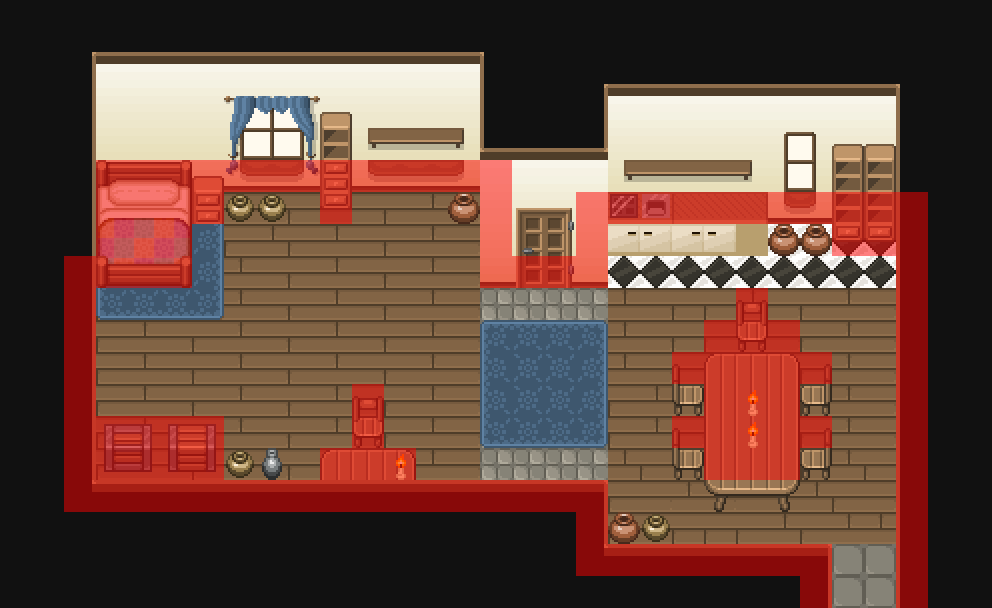

Tiled map render using the project's own tile images. Description and the map definition, with tile-layer contents summarised, below:
An orthogonal 31x19 tile map with 32x32 px tiles, 6 tile layers (ground_walls, deco0, deco1, deco2, ...), 4 hidden layers not drawn.

<map version="1.4" tiledversion="1.4.3" orientation="orthogonal" renderorder="right-down" compressionlevel="0" width="31" height="19" tilewidth="32" tileheight="32" infinite="0" nextlayerid="11" nextobjectid="1">
 <editorsettings>
  <export target="test.json" format="json" />
 </editorsettings>
 <tileset firstgid="1" name="interior_tiles" tilewidth="32" tileheight="32" tilecount="256" columns="16">
  <image source="interior_tiles.png" width="512" height="512" />
  <terraintypes>
   <terrain name="tile" tile="-1" />
   <terrain name="plank" tile="-1" />
   <terrain name="roof" tile="-1" />
   <terrain name="red carpet" tile="-1" />
   <terrain name="blue carpet" tile="0" />
  </terraintypes>
  <tile id="0" terrain="1,1,1,1" />
  <tile id="1" terrain="1,1,1,1" />
  <tile id="2" terrain="1,1,1,1" />
  <tile id="7" type="wall" />
  <tile id="16" terrain="0,0,0,0" />
  <tile id="23" type="wall" />
  <tile id="32" terrain=",,,2" />
  <tile id="33" terrain=",,2,2" />
  <tile id="34" terrain=",,2," />
  <tile id="35" terrain="2,2,2," />
  <tile id="36" terrain="2,2,,2" />
  <tile id="39" type="wall" />
  <tile id="48" terrain=",2,,2" />
  <tile id="49" terrain="2,2,2,2" />
  <tile id="50" terrain="2,,2," />
  <tile id="51" terrain="2,,2,2" />
  <tile id="52" terrain=",2,2,2" />
  <tile id="55" type="wall" />
  <tile id="59" type="table" />
  <tile id="60" type="table" />
  <tile id="61" type="table" />
  <tile id="64" terrain=",2,," />
  <tile id="65" terrain="2,2,," />
  <tile id="66" terrain="2,,," />
  <tile id="75" type="table" />
  <tile id="76" type="table" />
  <tile id="77" type="table" />
  <tile id="78" type="chair left" />
  <tile id="79" type="chair right" />
  <tile id="80" type="carpet_red" terrain=",,,3" />
  <tile id="81" type="carpet_red" terrain=",,3,3" />
  <tile id="82" type="carpet_red" terrain=",,3," />
  <tile id="91" type="table" />
  <tile id="92" type="table" />
  <tile id="93" type="table" />
  <tile id="96" type="carpet_red" terrain=",3,,3" />
  <tile id="97" type="carpet_red" terrain="3,3,3,3" />
  <tile id="98" type="carpet_red" terrain="3,,3," />
  <tile id="101" type="bed" />
  <tile id="102" type="bed" />
  <tile id="103" type="bed" />
  <tile id="111" type="chair front" />
  <tile id="112" type="carpet_red" terrain=",3,," />
  <tile id="113" type="carpet_red" terrain="3,3,," />
  <tile id="114" type="carpet_red" terrain="3,,," />
  <tile id="117" type="bed" />
  <tile id="118" type="bed" />
  <tile id="119" type="bed" />
  <tile id="123" type="cabinet" />
  <tile id="124" type="cabinet" />
  <tile id="133" type="bed" />
  <tile id="134" type="bed" />
  <tile id="135" type="bed" />
  <tile id="139" type="cabinet" />
  <tile id="140" type="cabinet" />
  <tile id="149" type="bed" />
  <tile id="150" type="bed" />
  <tile id="151" type="bed" />
  <tile id="155" type="stove" />
  <tile id="156" type="sink" />
  <tile id="175" type="candle" />
  <tile id="176" terrain=",,,4" />
  <tile id="177" terrain=",,4,4" />
  <tile id="178" terrain=",,4," />
  <tile id="192" terrain=",4,,4" />
  <tile id="193" terrain="4,4,4,4" />
  <tile id="194" terrain="4,,4," />
  <tile id="208" terrain=",4,," />
  <tile id="209" terrain="4,4,," />
  <tile id="210" terrain="4,,," />
  <tile id="237" type="pot1" />
  <tile id="238" type="pot2" />
  <tile id="239" type="pot3" />
  <tile id="254" type="goal" />
  <tile id="255" type="obstacle" />
 </tileset>
 <layer id="1" name="ground_walls" width="31" height="19">
  <data>[589 cells, 326 non-empty, 10 distinct tile ids]</data>
 </layer>
 <layer id="2" name="deco0" width="31" height="19">
  <data>[589 cells, 135 non-empty, 65 distinct tile ids]</data>
 </layer>
 <layer id="3" name="deco1" width="31" height="19">
  <data>[589 cells, 13 non-empty, 9 distinct tile ids]</data>
 </layer>
 <layer id="4" name="deco2" width="31" height="19">
  <data>[589 cells, 17 non-empty, 15 distinct tile ids]</data>
 </layer>
 <layer id="5" name="roof" width="31" height="19">
  <data>[589 cells, 263 non-empty, 11 distinct tile ids]</data>
 </layer>
 <layer id="6" name="bedroom" width="31" height="19" visible="0">
  <data>[589 cells, 79 non-empty, 1 distinct tile ids]</data>
 </layer>
 <layer id="7" name="breakable" width="31" height="19" visible="0">
  <data>[589 cells, 9 non-empty, 1 distinct tile ids]</data>
 </layer>
 <layer id="8" name="collision" width="31" height="19">
  <data>[589 cells, 123 non-empty, 1 distinct tile ids]</data>
 </layer>
 <layer id="9" name="start" width="31" height="19" visible="0">
  <data>[589 cells, 1 non-empty, 1 distinct tile ids]</data>
 </layer>
 <layer id="10" name="goal" width="31" height="19" visible="0">
  <data>[589 cells, 79 non-empty, 1 distinct tile ids]</data>
 </layer>
</map>